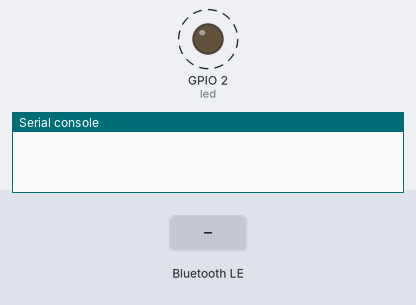
A program run on a simulated ESP32 board running MicroPython. Parts: output pins drawn as LEDs (lit = HIGH), the last lines printed to the serial console. Dashed ring = blinking. The test bench sets the inputs (shaded band). No radio messages arrive unless stated (any console line starting 'radio sent:' is added by the test bench); nothing arrives over Bluetooth unless stated; pins used as bus, display or sensor lines are not drawn.

Above: at 1.25 s.
1.3 s: "1" written over Bluetooth
At 1.7 s:
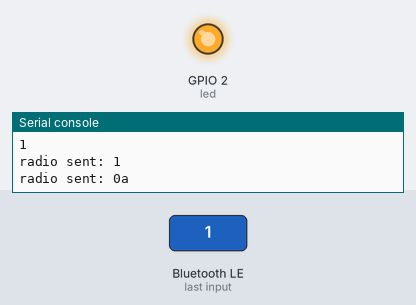
2.8 s: "on" written over Bluetooth
4.3 s: "off" written over Bluetooth
Timing chart, 0 to 7.3 s (numbered marks = the images above; inputs shaded):
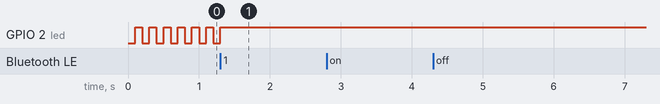

The program:

ESP32BLE+NRF24+HX711_TX.py
```python
from machine import Pin
from machine import Timer
from time import sleep_ms
import ubluetooth

import usys
import ustruct as struct
import utime
from machine import SPI
from nrf24l01 import NRF24L01
from micropython import const
import ubinascii

# Slave pause between receiving data and checking for further packets.
_RX_POLL_DELAY = const(15)
# Slave pauses an additional _SLAVE_SEND_DELAY ms after receiving data and before
# transmitting to allow the (remote) master time to get into receive mode. The
# master may be a slow device. Value tested with Pyboard, ESP32 and ESP8266.
_SLAVE_SEND_DELAY = const(10)

if usys.platform == "pyboard":
    cfg = {"spi": 2, "miso": "Y7", "mosi": "Y8", "sck": "Y6", "csn": "Y5", "ce": "Y4"}
elif usys.platform == "esp8266":  # Hardware SPI
    cfg = {"spi": 1, "miso": 12, "mosi": 13, "sck": 14, "csn": 4, "ce": 5}
elif usys.platform == "esp32":  # Software SPI
    cfg = {"spi": -1, "miso": 32, "mosi": 33, "sck": 25, "csn": 26, "ce": 27}
else:
    raise ValueError("Unsupported platform {}".format(usys.platform))

# Addresses are in little-endian format. They correspond to big-endian
# 0xf0f0f0f0e1, 0xf0f0f0f0d2
pipes = (b"\xe1\xf0\xf0\xf0\xf0", b"\xd2\xf0\xf0\xf0\xf0")


class ESP32_BLE():
    def __init__(self, name):
        # Create internal objects for the onboard LED
        # blinking when no BLE device is connected
        # stable ON when connected
        self.led = Pin(2, Pin.OUT)
        self.timer1 = Timer(0)

        self.name = name
        self.ble = ubluetooth.BLE()
        self.ble.active(True)
        self.disconnected()
        self.ble.irq(self.ble_irq)
        self.register()
        self.advertiser()

    def connected(self):
        global is_ble_connected
        is_ble_connected = True
        self.led.value(1)
        self.timer1.deinit()

    def disconnected(self):
        global is_ble_connected
        is_ble_connected = False
        self.timer1.init(period=100, mode=Timer.PERIODIC, callback=lambda t: self.led.value(not self.led.value()))

    def ble_irq(self, event, data):
        global ble_msg

        if event == 1: #_IRQ_CENTRAL_CONNECT:
                       # A central has connected to this peripheral
            self.connected()

        elif event == 2: #_IRQ_CENTRAL_DISCONNECT:
                         # A central has disconnected from this peripheral.
            self.advertiser()
            self.disconnected()

        elif event == 3: #_IRQ_GATTS_WRITE:
                         # A client has written to this characteristic or descriptor.
            buffer = self.ble.gatts_read(self.rx)
            ble_msg = buffer.decode('UTF-8').strip()

    def register(self):
        # Nordic UART Service (NUS)
        NUS_UUID = '6E400001-B5A3-F393-E0A9-E50E24DCCA9E'
        RX_UUID = '6E400002-B5A3-F393-E0A9-E50E24DCCA9E'
        TX_UUID = '6E400003-B5A3-F393-E0A9-E50E24DCCA9E'

        BLE_NUS = ubluetooth.UUID(NUS_UUID)
        BLE_RX = (ubluetooth.UUID(RX_UUID), ubluetooth.FLAG_WRITE)
        BLE_TX = (ubluetooth.UUID(TX_UUID), ubluetooth.FLAG_NOTIFY)

        BLE_UART = (BLE_NUS, (BLE_TX, BLE_RX,))
        SERVICES = (BLE_UART, )
        ((self.tx, self.rx,), ) = self.ble.gatts_register_services(SERVICES)

    def send(self, data):
        self.ble.gatts_notify(0, self.tx, data + '\n')

    def advertiser(self):
        name = bytes(self.name, 'UTF-8')
        adv_data = bytearray('\x02\x01\x02') + bytearray((len(name) + 1, 0x09)) + name
        self.ble.gap_advertise(100, adv_data)
        print(adv_data)
        print("\r\n")
                # adv_data
                # raw: 0x02010209094553503332424C45
                # b'\x02\x01\x02\t\tESP32BLE'
                #
                # 0x02 - General discoverable mode
                # 0x01 - AD Type = 0x01
                # 0x02 - value = 0x02

                # https://jimmywongiot.com/2019/08/13/advertising-payload-format-on-ble/
                # https://docs.silabs.com/bluetooth/latest/general/adv-and-scanning/bluetooth-adv-data-basics

def master(message):
    nrf.open_tx_pipe(pipes[0])
    nrf.open_rx_pipe(1, pipes[1])
    nrf.start_listening()

    #-------------------------------


    # stop listening and send packet
    nrf.stop_listening()
    millis = utime.ticks_ms()
    mess = message.encode() + b'\n'
    #print("sending:", millis, led_state)

    try:
        for i in mess:
            nrf.send(struct.pack("i", i))
    except OSError:
        pass


ble = ESP32_BLE("ESP32BLE+NRF24+HX711_TX")

ble_msg = ""
is_ble_connected = False

led = Pin(2, Pin.OUT)
but = Pin(0, Pin.IN)

csn = Pin(cfg["csn"], mode=Pin.OUT, value=1)
ce = Pin(cfg["ce"], mode=Pin.OUT, value=0)
if cfg["spi"] == -1:
    spi = SPI(-1, sck=Pin(cfg["sck"]), mosi=Pin(cfg["mosi"]), miso=Pin(cfg["miso"]))
    nrf = NRF24L01(spi, csn, ce, payload_size=8)
else:
    nrf = NRF24L01(SPI(cfg["spi"]), csn, ce, payload_size=8)


while True:
    if is_ble_connected:      #Подключиноли устройиство
        if ble_msg:           #Полчучаем сообщение
            print(ble_msg)    #Выводим мообщение
            master(ble_msg)
            ble_msg = ""
        '''
            print(data)
            ble.send(data) #Отправляем ответ
        '''
    sleep_ms(10)
```

Measured:
- after the input at 1.3 s, GPIO 2 (led): goes on until 1.3 s, then stays HIGH
- by itself, GPIO 2 (led): alternates HIGH for 0.10 s and LOW for 0.10 s
